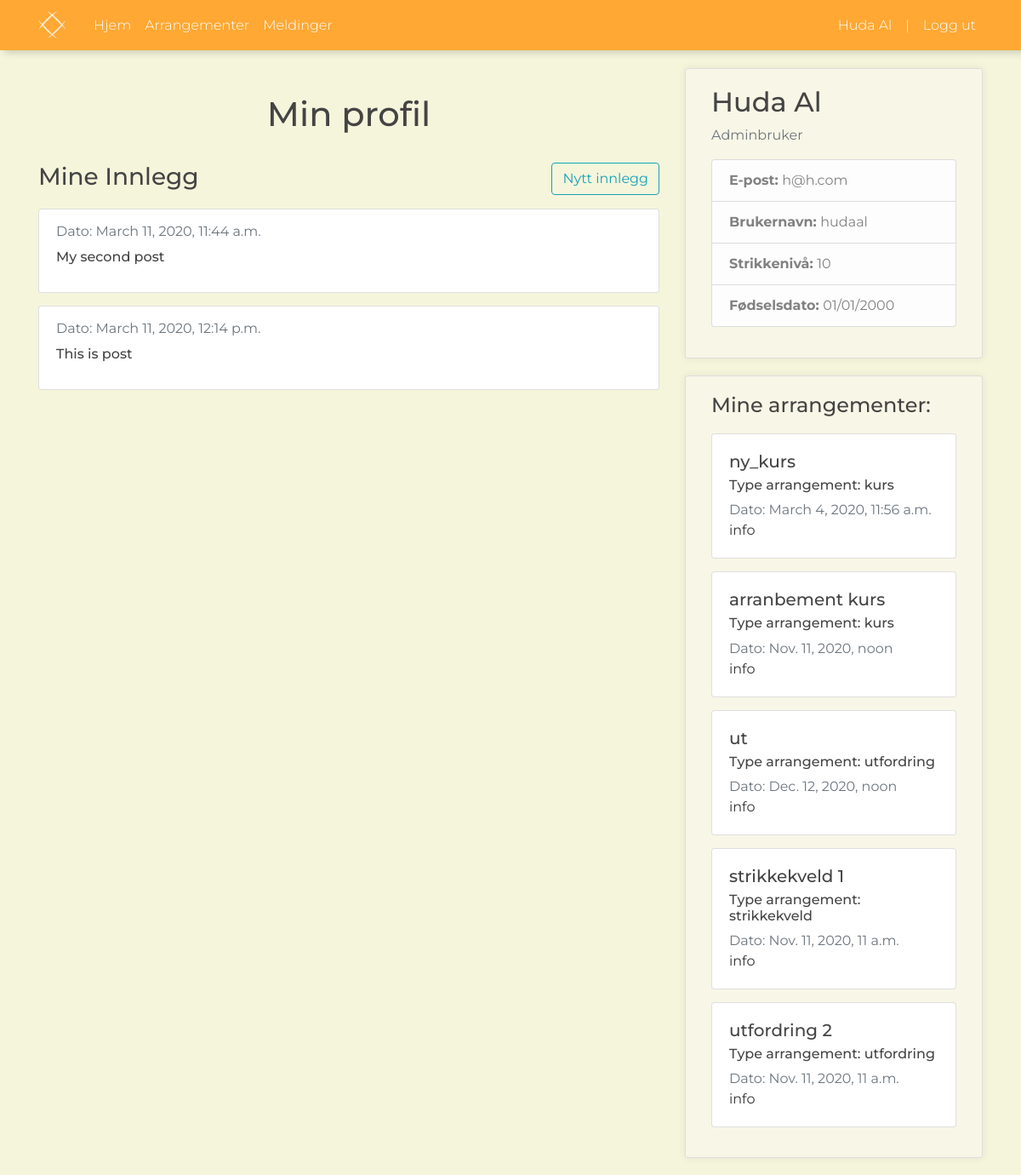
Before: /profile/ (signed in) with the older database file.
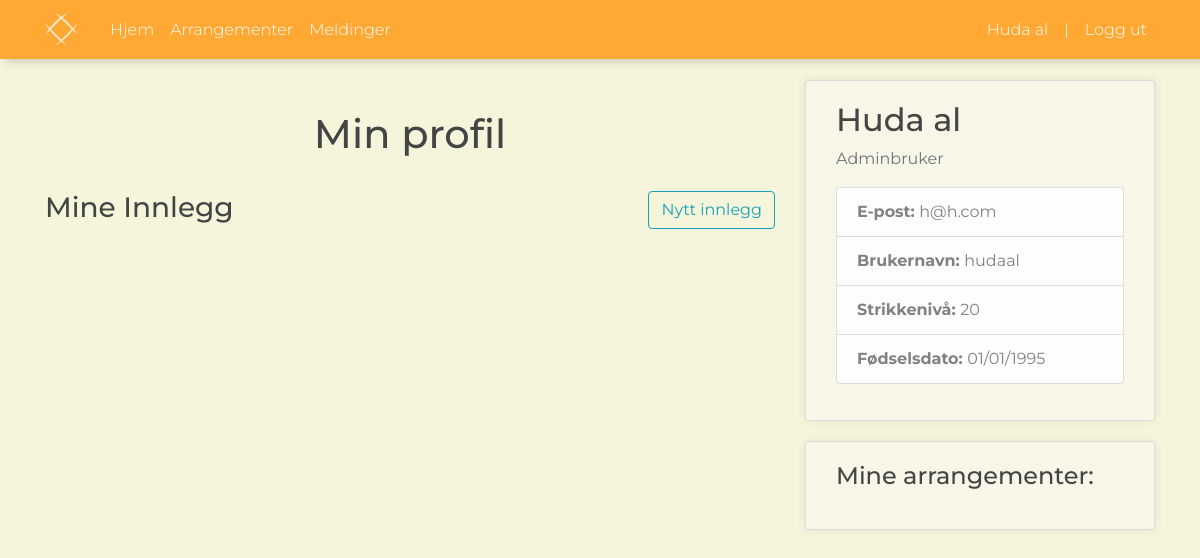
After: the same page with the newer database file.
### website/models.py (models this page shows, shortened)
class Bruker(AbstractUser):
    username_validator = UnicodeUsernameValidator()
    username = models.CharField(
        _('Brukernavn'),
        max_length=150,
        unique=True,
        help_text=_('Påkrevd. 150 tegn eller færre. Bare bokstaver, sifre og @ /. / + / - / _.'),
        validators=[username_validator],
        error_messages={
            'unique': _("Brukeren med dette brukernavn finnes allerede."),
        },
    )
    first_name = models.CharField(_('fornavn'), max_length=30, blank=True)
    last_name = models.CharField(_('etternavn'), max_length=150, blank=True)
    email = models.EmailField(_('epost'), blank=True)
    EMAIL_FIELD = 'email'
    USERNAME_FIELD = 'username'
    REQUIRED_FIELDS = ['email']
    password = models.CharField(max_length=100)#will add hashing alg
    bursdag = models.DateTimeField(default=None, null=True)
    alder = models.IntegerField(null=True)
    rolleId = models.IntegerField()
    strikkeNivaa = models.IntegerField(validators=[MaxValueValidator(100), MinValueValidator(0)], null=True)
    objects = rolleBrukerManager()
    is_bedrift = models.BooleanField(_('bedrift status'), default=False)
    is_superuser = models.BooleanField(_('superuser status'), default=False)
    class Meta:
        verbose_name = ('user')
        verbose_name_plural = ('users')

class innlegg(models.Model):
    text = models.TextField()
    bruker = models.ForeignKey(Bruker, on_delete=models.CASCADE, blank=True, null=True, default=None)
    dateTime = models.DateTimeField(default=datetime.now())
    class Meta():
        verbose_name = 'Innlegg'
        verbose_name_plural = 'Innlegg'
    def getMyPosts(self, user):
        Posts = innlegg.objects.filter(bruker=user)
        return Posts

class Arrangement(models.Model):
    type = models.CharField(max_length=50)
    title = models.CharField(max_length=50)
    tidspunkt = models.DateTimeField(default=timezone.now)
    innhold = models.TextField()
    location = models.CharField(max_length=50, null=True)
    forfatter = models.ForeignKey('Bruker', on_delete=models.CASCADE, null=True, default=None)
    objects = ArrangementManager()
    class Meta:
        verbose_name = ('arrangement')
        verbose_name_plural = ('arrangementer')
    def getMyArrangement(self, bruker):
        list_arrangementer = Arrangement.objects.filter(forfatter=bruker)
        return list_arrangementer

### users/views.py (the view)
# urls.py: path('profile/', user_views.profile, name='profile'),
@login_required
def profile(request):
    contex = {"mineArrangementer": Arrangement.getMyArrangement(Arrangement, request.user),
              "mineInnlegg": innlegg.getMyPosts(innlegg, request.user),
              }
    return render(request, "users/profile.html", contex)

### users/templates/users/profile.html (shortened to what this page needs)
{% extends "website/base.html" %}
{% load crispy_forms_tags %}
{% block content %}
    <h1 id="header_profil" style=" margin-bottom: 33px; display: flex; justify-content: center;">Min profil</h1>
    <div style="display: table">
        <form method="POST" action="/createPost/">
                <input type="submit" value="Nytt innlegg" name="nytt" class="btn btn-outline-info" style="display: table-cell; position: absolute; right: 15px; vertical-align: middle"/>
            </form>
    </div>
    <h3 style="margin-bottom: 20px;">Mine Innlegg</h3>
    {% for innlegg in mineInnlegg %}
        <div class="card" style="margin-bottom: 15px">
                  <div class="card-body">
                    <p class="card-subtitle mb-2 text-muted">Dato: {{ innlegg.dateTime }}</p>
                    <h6 class="card-title">{{ innlegg.text}}</h6>
                  </div>
              </div>
    {% endfor %}
{% endblock content %}
{% block sidebar %}
          <div class="content-section">
            <h2>{{ user.first_name }}  {{ user.last_name }}</h2>
            <p class='text-muted'>
                {% if user.is_superuser %}
                    Adminbruker
                {% elif user.is_bedrift %}
                    Bedriftsbruker
                {% else %}
                    Privatbruker
                {% endif %}
            </p>
              <ul class="list-group">
                <li class="list-group-item list-group-item-light"><b>E-post: </b>{{ user.email }}</li>
                <li class="list-group-item list-group-item-light"><b>Brukernavn: </b>{{ user.username }}</li>
                <li class="list-group-item list-group-item-light"><b>Strikkenivå: </b>{{ user.strikkeNivaa }}</li>
                <li class="list-group-item list-group-item-light"><b>Fødselsdato: </b>{{ user.bursdag | date:"d/m/Y" }}</li>
              </ul>
          </div>
{% endblock sidebar %}
{% block sidebar2 %}
          <div class="content-section">
              <h4 style="padding-bottom: 10px;" >Mine arrangementer:</h4>
              {% for arr in mineArrangementer %}
              <div class="card" style="margin-bottom: 15px">
                  <div class="card-body">
                    <h5 class="card-title">{{ arr.title }}</h5>
                    <h6 class="card-subtitle mb-2">Type arrangement:  {{ arr.type }}</h6>
                    <h7 class="card-subtitle mb-2 text-muted">Dato: {{ arr.tidspunkt }}</h7>
                     <p class="card-text">{{arr.innhold}}</p>
                  </div>
              </div>
              {% endfor %}
          </div>
{% endblock sidebar2 %}

### website/templates/website/base.html (shortened to what this page needs)
{% load static %}
<!DOCTYPE html>
<html>
<head>
    <link rel="stylesheet" href="https://maxcdn.bootstrapcdn.com/bootstrap/4.0.0/css/bootstrap.min.css">
    <link rel="stylesheet" type="text/css" href="{% static 'website/main.css' %}">
</head>
<body>
    <header class="site-header">
  <nav class="navbar navbar-expand-md navbar-dark bg-steel fixed-top">
    <div class="container">
      <a class="navbar-brand mr-4" href="{% url 'home' %}" style="font-family: Montserrat;"><img src="/static/website/images/Strikkit_logo_hvit.svg" alt="Strikkit logo" height="33" width="33"></a>
      <div class="collapse navbar-collapse" id="navbarToggle">
        <div class="navbar-nav mr-auto">
          <a class="nav-item nav-link" href="{% url 'home' %}">Hjem</a>
          {% if user.is_authenticated %}
          <a class="nav-item nav-link" href="{% url 'events' %}">Arrangementer</a>
            <a class="nav-item nav-link" href="{% url 'messages' %}">Meldinger</a>
          {% endif %}
        </div>
         <div class="navbar-nav">
            {% if user.is_authenticated %}
            <a class="nav-item nav-link" href="{% url 'profile' %}">{{ user.first_name }} {{ user.last_name }}</a>
             <a class="nav-item nav-link">|</a>
            <a class="nav-item nav-link" href="{% url 'logout' %}">Logg ut</a>
            {% else %}
            <a class="nav-item nav-link" href="{% url 'login' %}">Logg inn</a>
            <a class="nav-item nav-link" href="{% url 'register' %}">Registrer deg</a>
            {% endif %}
          </div>
      </div>
    </div>
  </nav>
</header>
    <main role="main" class="container">
      <div class="row">
        <div class="col-md-8">
          {% block content %}{% endblock %}
        </div>
        <div class="col-md-4" style="height: 100%">
          <div>{% block sidebar %}{% endblock %}</div>
            <div>{% block sidebar2 %}{% endblock %}</div>
        </div>
      </div>
</main>
</body>
</html>

### website/static/website/main.css (style rules this page uses)
body { background: beige; color: #333333; margin-top: 5rem; font-family: Montserrat, Arial; }
h1, h2, h3, h4, h5, h6 { color: #444444; }
ul { margin: 0; }
.bg-steel { background-color: #FFA833; box-shadow: 7px 0 9px 2px rgba(0,0,0,0.2); }
.site-header .navbar-nav .nav-link { color: #ffffff; font-weight: 350; }
.content-section { background: #F8F6E6; padding: 20px 30px; border: 1px solid #dddddd; border-radius: 3px; margin-bottom: 20px; box-shadow: 0px 0px 9px 1px rgba(0,0,0,0.06); }
.col-md-8 { margin: auto; margin-top: 30px; }

Changed rows visible on the page:
removed innlegg: dateTime "March 11, 2020, 11:44 a.m.", text "My second post"
removed innlegg: dateTime "March 11, 2020, 12:14 p.m.", text "This is post"
removed Arrangement: title "ny_kurs", type "kurs", tidspunkt "March 4, 2020, 11:56 a.m.", innhold "info"
removed Arrangement: title "arranbement kurs", type "kurs", tidspunkt "Nov. 11, 2020, noon", innhold "info"
removed Arrangement: title "ut", type "utfordring", tidspunkt "Dec. 12, 2020, noon", innhold "info"
removed Arrangement: title "strikkekveld 1", type "strikkekveld", tidspunkt "Nov. 11, 2020, 11 a.m.", innhold "info"
removed Arrangement: title "utfordring 2", type "utfordring", tidspunkt "Nov. 11, 2020, 11 a.m.", innhold "info"
changed Bruker "Huda": last_name "Al" → "al"; strikkeNivaa "10" → "20"; bursdag "01/01/2000" → "01/01/1995"
